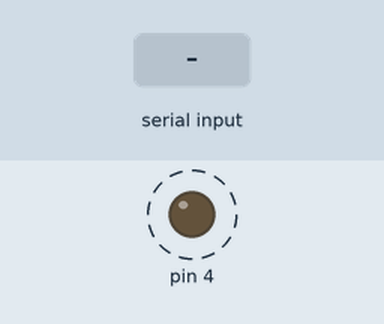
A sketch run on a simulated Arduino Uno, built with avr-gcc and run on an emulated ATmega328P. On the bench: output pins drawn as LEDs (lit = HIGH). Dashed ring = blinking. Inputs (shaded band) come from the test bench. Pins used as bus, display or sensor lines are not drawn; what the sketch prints to the serial monitor is not drawn.

Above: at 1.2 s.
1.3 s: "1" received over the second serial link
Timing chart, 0 to 10.8 s (numbered marks = the images above; inputs shaded):
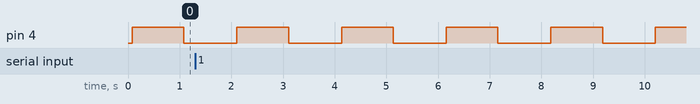

The sketch:

Final_Demo.ino
```cpp
#include <SPI.h>
#include <MFRC522.h>
#include <SoftwareSerial.h>

#define RST_PIN         9          // Configurable, see typical pin layout above
#define SS_PIN          10         // Configurable, see typical pin layout above
MFRC522 mfrc522(SS_PIN, RST_PIN);  // Create MFRC522 instance
/* Typical pin layout used:
 * -----------------------------------------------------------------------------------------
 *             MFRC522      Arduino       Arduino   Arduino    Arduino          Arduino
 *             Reader/PCD   Uno/101       Mega      Nano v3    Leonardo/Micro   Pro Micro
 * Signal      Pin          Pin           Pin       Pin        Pin              Pin
 * -----------------------------------------------------------------------------------------
 * RST/Reset   RST          9             5         D9         RESET/ICSP-5     RST
 * SPI SS      SDA(SS)      10            53        D10        10               10
 * SPI MOSI    MOSI         11 / ICSP-4   51        D11        ICSP-4           16
 * SPI MISO    MISO         12 / ICSP-1   50        D12        ICSP-1           14
 * SPI SCK     SCK          13 / ICSP-3   52        D13        ICSP-3           15*/

SoftwareSerial mySerial(2, 3); // RX, TX //Init soft serial for debug purposes
int incomingByte = 0;
void setup() {
  // put your setup code here, to run once:
    Serial.begin(9600);
  while (!Serial) {
    ; // wait for serial port to connect. Needed for native USB port only
  }
  InitRFID();
  Serial.println("Debug Init");

  // set the data rate for the SoftwareSerial port
  mySerial.begin(9600); //Start serial on pins 2 and 3
    pinMode(4, OUTPUT);

}

void loop() {
    if (mySerial.available()) {
    incomingByte = mySerial.read();
    Serial.print("result is: ");
    Serial.println(incomingByte, DEC);
  } //If data is available, read it as a byte and convert to a dec
  if( incomingByte != 2)
  {
      digitalWrite(4, HIGH);
      delay(1000);                       // wait for a second
      digitalWrite(4, LOW);    // turn the LED off by making the voltage LOW
      delay(1000);
  }
    if ( ! mfrc522.PICC_IsNewCardPresent()) {
    return;
  }

  // Select one of the cards
  if ( ! mfrc522.PICC_ReadCardSerial()) {
    return;
  }

  // Dump debug info about the card; PICC_HaltA() is automatically called
  mfrc522.PICC_DumpToSerial(&(mfrc522.uid));

}

void InitRFID()
{
    SPI.begin();      // Init SPI bus
  mfrc522.PCD_Init();   // Init MFRC522
  mfrc522.PCD_DumpVersionToSerial();  // Show details of PCD - MFRC522 Card Reader details
  Serial.println(F("Scan PICC to see UID, SAK, type, and data blocks..."));
}
```

Measured:
- by itself, pin 4: alternates HIGH for 1.0 s and LOW for 1.0 s
